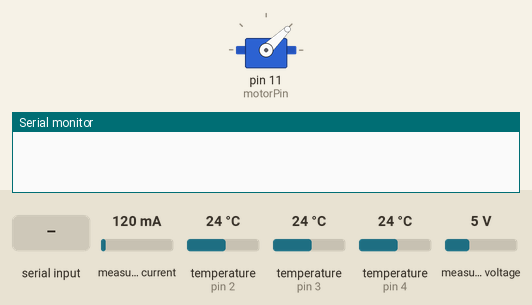
Recording of a sketch running on a simulated Arduino Uno, built with avr-gcc and run on an emulated ATmega328P. Parts: servo, the last lines printed to the serial monitor. The test bench sets the inputs (shaded band); at power-on: measured current 120 mA, temperature (sensors on pin 2, pin 3, pin 4) 24 °C, measured voltage 5 V.

Above: at 11.2 s.
11.3 s: "90,45\n" received over Serial
At 15.1 s:
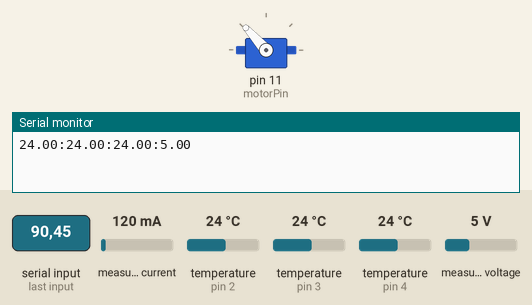
15.8 s: "30,150\n" received over Serial
At 19.5 s:
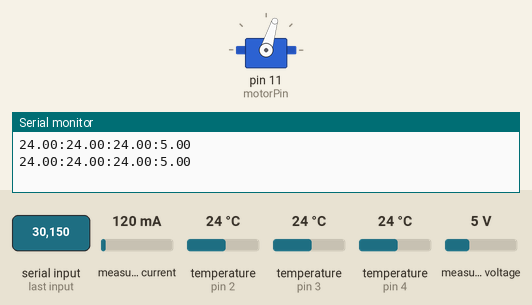
20.1 s: "90\n" received over Serial
At 23.9 s:
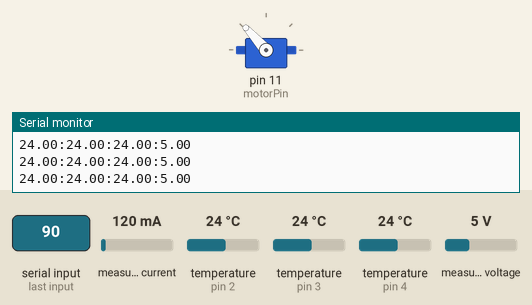
Timing chart, 0 to 25.4 s (numbered marks = the images above; inputs shaded):
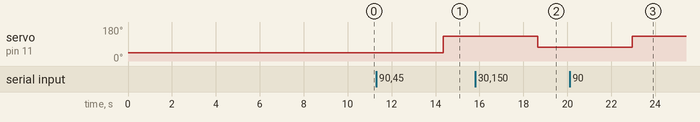

The sketch:

suprimentoV1.ino
```cpp
#include <Wire.h>
#include <DallasTemperature.h>
#include <OneWire.h>
#include <Adafruit_INA219.h>
#include <Servo.h>

// ---------- DS18B20 ----------
#define DS18B20_1_PIN 2
#define DS18B20_2_PIN 3
#define DS18B20_3_PIN 4

OneWire oneWire1(DS18B20_1_PIN);
DallasTemperature sensor1(&oneWire1);

OneWire oneWire2(DS18B20_2_PIN);
DallasTemperature sensor2(&oneWire2);

OneWire oneWire3(DS18B20_3_PIN);
DallasTemperature sensor3(&oneWire3);

// ---------- INA219 ----------
Adafruit_INA219 ina219;

// ---------- ESC (Servo) ----------
Servo esc;
int motorPin = 11;
int velocidadeMicrossegundos = 1000;
int valorPotenciometroSimulado = 0;

void setup() {
  Serial.begin(115200);

  // Inicializa ESC
  esc.attach(motorPin);
  esc.writeMicroseconds(1000);
  delay(10000);  // Tempo para o ESC inicializar

  // Inicializa sensores
  sensor1.begin();
  sensor2.begin();
  sensor3.begin();

  if (!ina219.begin()) {
    Serial.println("Falha ao encontrar INA219!");
    while (1) delay(10);
  }

  ina219.setCalibration_32V_2A();
}

void loop() {
  // ---------- Controle do ESC via Serial ----------
  if (Serial.available() > 0) {
    valorPotenciometroSimulado = Serial.parseInt();
    if (valorPotenciometroSimulado >= 0 && valorPotenciometroSimulado <= 100) {
      velocidadeMicrossegundos = map(valorPotenciometroSimulado, 0, 100, 1000, 2000);
      esc.writeMicroseconds(velocidadeMicrossegundos);
    }
    while (Serial.available() > 0) Serial.read();  // Limpa buffer
  }

  // ---------- Leitura dos sensores ----------
  float busVoltage = ina219.getBusVoltage_V();
  float current = ina219.getCurrent_mA();
  sensor1.requestTemperatures();
  sensor2.requestTemperatures();
  sensor3.requestTemperatures();
  float temp1 = sensor1.getTempCByIndex(0);
  float temp2 = sensor2.getTempCByIndex(0);
  float temp3 = sensor3.getTempCByIndex(0);

  // ---------- Envio Serial ----------
  Serial.print(temp1); Serial.print(":");
  Serial.print(temp2); Serial.print(":");
  Serial.print(temp3); Serial.print(":");
  Serial.println(busVoltage);

  delay(2000);
}
```

Measured:
- after the input at 11.3 s, servo on pin 11 (motorPin): 44° → 132° after 3.0 s
- after the input at 15.8 s, servo on pin 11 (motorPin): 132° → 73° after 2.8 s
- after the input at 20.1 s, servo on pin 11 (motorPin): 73° → 132° after 2.8 s
